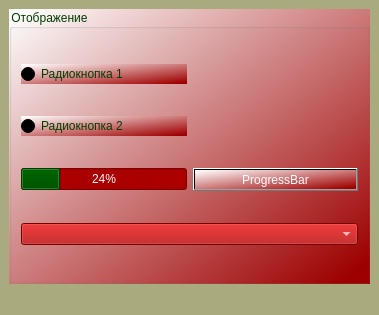
<?xml version="1.0" encoding="UTF-8"?>
<ui version="4.0">
 <class>MainWindow</class>
 <widget class="QMainWindow" name="MainWindow">
  <property name="geometry">
   <rect>
    <x>0</x>
    <y>0</y>
    <width>379</width>
    <height>315</height>
   </rect>
  </property>
  <property name="windowTitle">
   <string>MainWindow</string>
  </property>
  <property name="styleSheet">
   <string notr="true">background-color: rgb(170, 170, 127);</string>
  </property>
  <widget class="QWidget" name="centralwidget">
   <layout class="QGridLayout" name="gridLayout_2">
    <item row="0" column="0">
     <widget class="QGroupBox" name="gb_disp">
      <property name="styleSheet">
       <string notr="true">background-color: qlineargradient(spread:pad, x1:0.960409, y1:0.955, x2:0, y2:0.0227273, stop:0 rgba(159, 0, 0, 255), stop:1 rgba(255, 255, 255, 255));
color: rgb(0, 62, 0);</string>
      </property>
      <property name="title">
       <string>Отображение</string>
      </property>
      <layout class="QGridLayout" name="gridLayout">
       <item row="0" column="0">
        <widget class="QRadioButton" name="rb_list1">
         <property name="text">
          <string>Радиокнопка 1</string>
         </property>
        </widget>
       </item>
       <item row="1" column="0">
        <widget class="QRadioButton" name="rb_list2">
         <property name="text">
          <string>Радиокнопка 2</string>
         </property>
        </widget>
       </item>
       <item row="2" column="0">
        <widget class="QProgressBar" name="pgB_pgBar">
         <property name="sizePolicy">
          <sizepolicy hsizetype="Minimum" vsizetype="Fixed">
           <horstretch>0</horstretch>
           <verstretch>0</verstretch>
          </sizepolicy>
         </property>
         <property name="styleSheet">
          <string notr="true">background-color: rgb(170, 0, 0);
color: rgb(255, 255, 255);
selection-background-color: rgb(0, 85, 0);</string>
         </property>
         <property name="value">
          <number>24</number>
         </property>
        </widget>
       </item>
       <item row="2" column="1">
        <widget class="QPushButton" name="pb_pgBar">
         <property name="styleSheet">
          <string notr="true">color: rgb(255, 255, 255);</string>
         </property>
         <property name="text">
          <string>ProgressBar</string>
         </property>
         <property name="checkable">
          <bool>true</bool>
         </property>
        </widget>
       </item>
       <item row="3" column="0" colspan="2">
        <widget class="QComboBox" name="cbB_list">
         <property name="styleSheet">
          <string notr="true">background-color: rgb(170, 0, 0);
color: rgb(255, 255, 255);</string>
         </property>
        </widget>
       </item>
      </layout>
     </widget>
    </item>
   </layout>
  </widget>
  <widget class="QMenuBar" name="menubar">
   <property name="geometry">
    <rect>
     <x>0</x>
     <y>0</y>
     <width>379</width>
     <height>22</height>
    </rect>
   </property>
  </widget>
  <widget class="QStatusBar" name="statusbar"/>
 </widget>
 <resources/>
 <connections/>
</ui>
